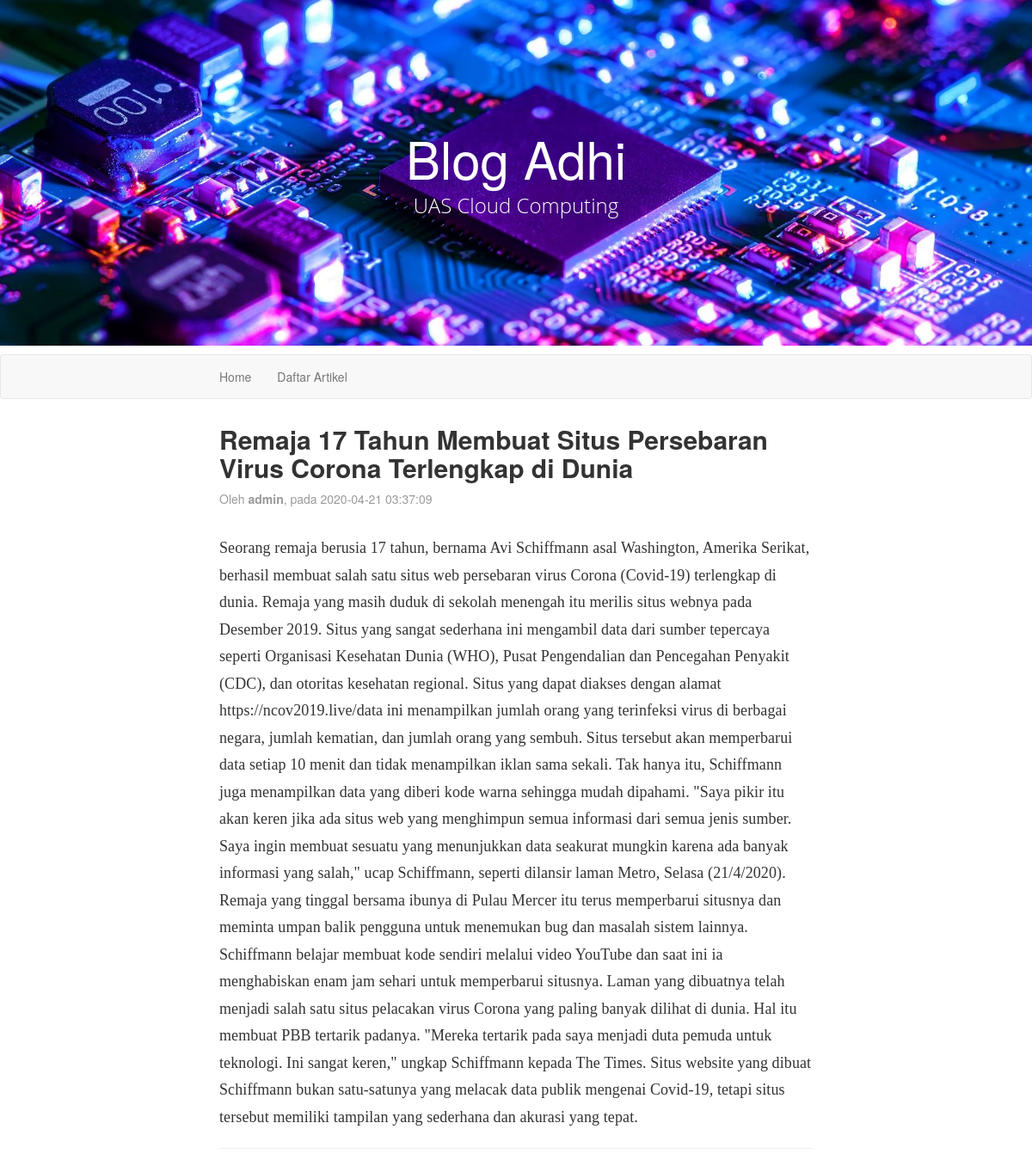
Page /artikel.php?id=3 on the committed database.
### tables this page shows
CREATE TABLE `artikel` (
  `id` int(11) NOT NULL,
  `judul` varchar(255) NOT NULL,
  `isi` text NOT NULL,
  `tanggal` timestamp NOT NULL DEFAULT current_timestamp(),
  `penulis` varchar(128) NOT NULL
);

### artikel.php (the view, shortened to what this page needs)
<?php include("konektor.php"); ?>
<!DOCTYPE html>
<html>
    <head>
        <link rel="stylesheet" href="bootstrap/css/bootstrap.css" />
        <link rel="stylesheet" href="bootstrap/css/style.css" />
        <link rel="stylesheet" href="font-awesome/css/font-awesome.css" />
    </head>
    <body>
        <header>
            <?php include("header.php"); ?>
        </header>
        <nav class="navbar navbar-default"><?php include("menu.php"); ?></nav>
        <article>
            <div class="container wrap">
                <div class="row">
                    <div class="col-md-12">
                        <?php
                            if(isset($_GET['id']) && !empty($_GET['id'])){
                                $id = $_GET['id'];
                                $query = mysqli_query($koneksi, "SELECT * FROM artikel WHERE id='$id' ORDER BY tanggal DESC");
                                if(mysqli_num_rows($query) > 0 ){
                                    while($artikel = mysqli_fetch_array($query)){
                                        echo "<div class='artikel-kop'>";
                                        echo "<h2><b>".$artikel['judul']."</b></h2>";
                                        echo "<p class='artikel-tanggal'>Oleh <b>".$artikel['penulis']."</b>, pada ".$artikel['tanggal']."</p>";
                                        echo "</div>";
                                        echo "<div class='artikel-isi'>";
                                        echo $artikel['isi'];
                                        echo "</div><hr/>";
                                    }
                                } else {include("404.php");
                                }
                            } else {
                                include("404.php");
                            }
                        ?>
                    </div>
                </div>
            </div>
        </article>
    </body>
</html>

### rows in the picture
artikel: judul "Remaja 17 Tahun Membuat Situs Persebaran Virus Corona Terlengkap di Dunia", penulis "admin", tanggal "2020-04-21 03:37:09", isi "Seorang remaja berusia 17 tahun, bernama Avi Schiffmann asal Washington, Amerika Serikat, berhasil membuat salah satu situs web persebaran virus Corona (Covid-19) terlengkap di dunia. Remaja yang masih duduk di sekolah menengah itu merilis situs webnya pada Desember 2019. Situs yang sangat sederhana ini mengambil data dari sumber tepercaya seperti Organisasi Kesehatan Dunia (WHO), Pusat Pengendalian dan Pencegahan Penyakit (CDC), dan otoritas kesehatan regional. Situs yang dapat diakses dengan alamat https://ncov2019.live/data ini menampilkan jumlah orang yang terinfeksi virus di berbagai negara, jumlah kematian, dan jumlah orang yang sembuh. Situs tersebut akan memperbarui data setiap 10…"
